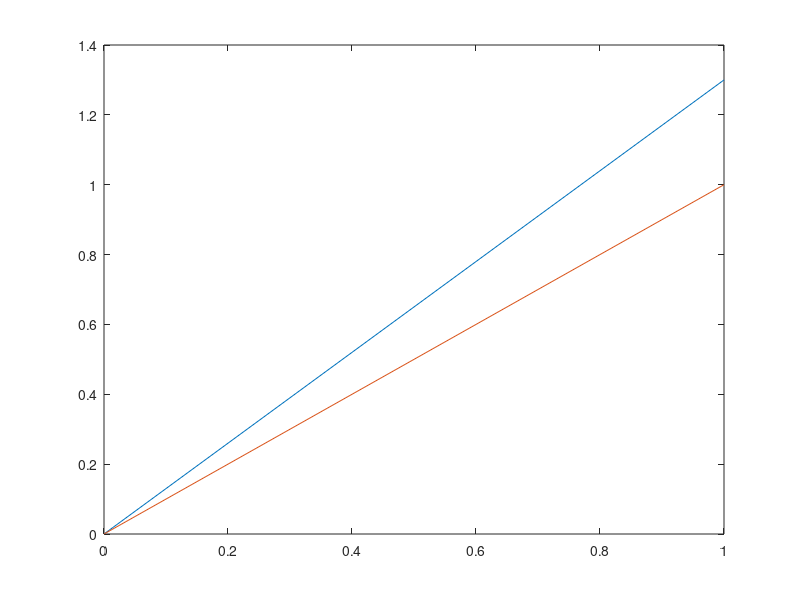

Here is the MATLAB script that generated this plot: (Note: this script raises an error after producing the figure.)
clear all
clc

pb=[1;1];
pa=[0;0];
vb=[0;0];
va=[1;1.3];
r=[pa(1)-pb(1);pa(1)-pb(2)];
vab=[va(1)-vb(1);va(2)-vb(2)];
% a=(pa(1)-pb(1))/norm(pa(1)-pb(1));
% b=(pa(1)-pb(2))/norm(pa(1)-pb(2));
% r=[a;b];
% a2=(va(1)-vb(1))/norm(va(1)-vb(1));
% b2=(va(2)-vb(2))/norm(va(2)-vb(2));
% vab=[a2;b2];
d=sqrt(norm(r)^2-(dot(r,vab))^2/norm(vab)^2)
rterm=(pa(1)-pb(1))^2+(pa(2)-pb(2))^2;
uterm=((va(1)-vb(1))*(pa(1)-pb(1))+(va(2)-vb(2))*(pa(2)-pb(2)))^2;
lterm=(va(1)-vb(1))^2+(va(2)-vb(2))^2;

d=sqrt(rterm-uterm/lterm)

plot([0,va(1)],[0,va(2)])
hold on
plot([0,pb(1)],[0,pb(2)])

% xlim([0,1.5])
% ylim([0,1.5])

circle(pb(1),pb(2),d);

function h = circle(x,y,r)
hold on
th = 0:pi/50:2*pi;
xunit = r * cos(th) + x;
yunit = r * sin(th) + y;
h = plot(xunit, yunit);
hold off
end